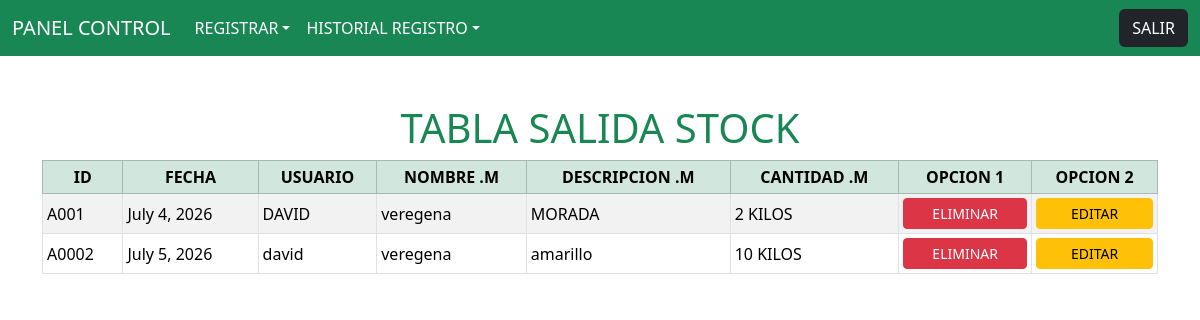
Page /enlace_tabla_salida_stock/ (signed in) on the committed database.
### aplicacion/models.py (models this page shows, shortened)
class Tabla_Salida_Stock(models.Model):
    Id_Salida_Stock = models.CharField()
    Fecha_Salida_Stock = models.DateField()
    Usuario_Salida_Stock = models.CharField()
    Nombre_Salida_Stock = models.CharField()
    Descripcion_Salida_Stock = models.CharField()
    Cantidad_Salida_Stock = models.CharField()

### aplicacion/views.py (the view)
# urls.py: path('enlace_tabla_salida_stock/' , views.enlace_tabla_salida_stock),
@login_requerido
def enlace_tabla_salida_stock(request):
    salida_stock = Tabla_Salida_Stock.objects.all()
    return render(request , "tabla_salida_stock.html" , {
        'salida_stock' : salida_stock
    })

### aplicacion/views.py (called while the page is built)
def login_requerido(view_func):
    @wraps(view_func)
    def _wrapped_view(request, *args, **kwargs):
        if not request.session.get('usuario_logueado'):
            return redirect('/')  # Pon aquí la ruta de tu login si es distinta
        return view_func(request, *args, **kwargs)
    return _wrapped_view

### aplicacion/templates/tabla_salida_stock.html
{% extends "barra_menu.html" %}
{% block contenedor %}
<div class="container my-5">
    <h1 class="text-center text-success">TABLA SALIDA STOCK</h1>
    <div class="table-responsive">
        <table class="table table-sm table-striped table-bordered align-middle">
            <thead class="table-success text-center text-nowrap">
                <tr>
                    <th scope="col">ID</th>
                    <th scope="col">FECHA</th>
                    <th scope="col">USUARIO</th>
                    <th scope="col">NOMBRE .M</th>
                    <th scope="col">DESCRIPCION .M</th>
                    <th scope="col">CANTIDAD .M</th>
                    <th scope="col">OPCION 1</th>
                    <th scope="col">OPCION 2</th>
                </tr>
            </thead>
            <tbody>
                {% for x in salida_stock %}
                    <tr>
                        <td scope="row">{{ x.Id_Salida_Stock }}</td>
                        <td scope="row">{{ x.Fecha_Salida_Stock }}</td>
                        <td scope="row">{{ x.Usuario_Salida_Stock }}</td>
                        <td scope="row">{{ x.Nombre_Salida_Stock }}</td>
                        <td scope="row">{{ x.Descripcion_Salida_Stock }}</td>
                        <td scope="row">{{ x.Cantidad_Salida_Stock }}</td>
                        <td scope="row"><a href="logica_eliminar_salida_stock/{{ x.Id_Salida_Stock }}" class="btn btn-danger btn-sm w-100">ELIMINAR</a></td>
                        <td scope="row"><a href="enlace_actualizar_salida_stock/{{ x.Id_Salida_Stock }}" class="btn btn-warning btn-sm w-100">EDITAR</a></td>
                    </tr>
                {% endfor %}
            </tbody>
        </table>
    </div>
</div>
{% endblock contenedor %}

### rows in the picture
Tabla_Salida_Stock: Id_Salida_Stock "A001", Fecha_Salida_Stock "July 4, 2026", Usuario_Salida_Stock "DAVID", Nombre_Salida_Stock "veregena", Descripcion_Salida_Stock "MORADA", Cantidad_Salida_Stock "2 KILOS"
Tabla_Salida_Stock: Id_Salida_Stock "A0002", Fecha_Salida_Stock "July 5, 2026", Usuario_Salida_Stock "david", Nombre_Salida_Stock "veregena", Descripcion_Salida_Stock "amarillo", Cantidad_Salida_Stock "10 KILOS"
